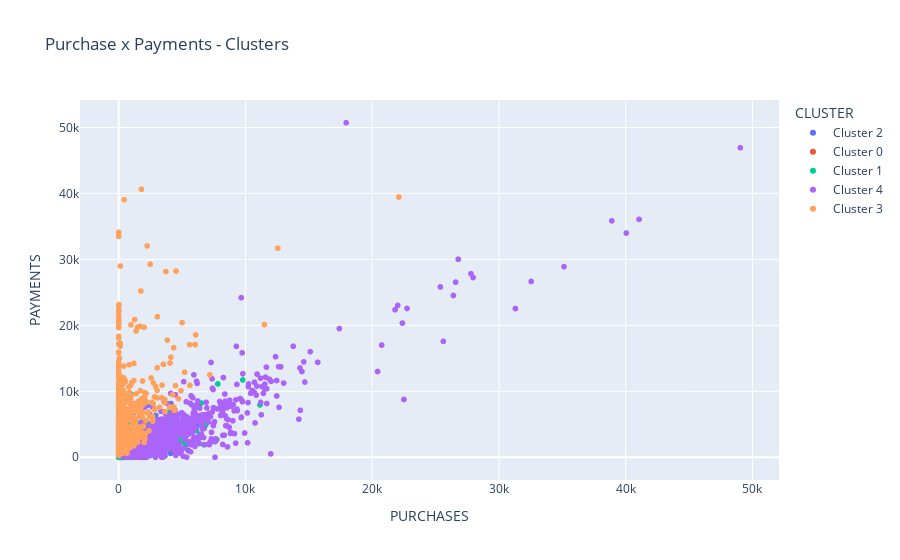

Source (notebook cell):
### Markdown cell above
# Data Visualization

### Code cell
df_credito['CLUSTER'] = labels
df_credito.replace({'CLUSTER': {0: 'Cluster 0', 1: 'Cluster 1', 2: 'Cluster 2', 3: 'Cluster 3', 4: 'Cluster 4'}}, inplace=True)

px.scatter(df_credito, x='PURCHASES', y='PAYMENTS', color='CLUSTER', title='Purchase x Payments - Clusters')

### Figure 1 — Plotly figure (JSON) as saved in the notebook; plotly's stock layout.template omitted (floating-point values rounded to 4 significant figures; data arrays with more than 128 entries replaced by an {"elided": "..."} marker saying what was removed)
{"data": [{"hovertemplate": "CLUSTER=Cluster 2<br>PURCHASES=%{x}<br>PAYMENTS=%{y}<extra></extra>", "legendgroup": "Cluster 2", "marker": {"color": "#636efa", "symbol": "circle"}, "mode": "markers", "name": "Cluster 2", "showlegend": true, "type": "scattergl", "x": {"elided": "3314 float values"}, "xaxis": "x", "y": {"elided": "3314 float values"}, "yaxis": "y"}, {"hovertemplate": "CLUSTER=Cluster 0<br>PURCHASES=%{x}<br>PAYMENTS=%{y}<extra></extra>", "legendgroup": "Cluster 0", "marker": {"color": "#EF553B", "symbol": "circle"}, "mode": "markers", "name": "Cluster 0", "showlegend": true, "type": "scattergl", "x": {"elided": "1315 float values"}, "xaxis": "x", "y": {"elided": "1315 float values"}, "yaxis": "y"}, {"hovertemplate": "CLUSTER=Cluster 1<br>PURCHASES=%{x}<br>PAYMENTS=%{y}<extra></extra>", "legendgroup": "Cluster 1", "marker": {"color": "#00cc96", "symbol": "circle"}, "mode": "markers", "name": "Cluster 1", "showlegend": true, "type": "scattergl", "x": {"elided": "1826 float values"}, "xaxis": "x", "y": {"elided": "1826 float values"}, "yaxis": "y"}, {"hovertemplate": "CLUSTER=Cluster 4<br>PURCHASES=%{x}<br>PAYMENTS=%{y}<extra></extra>", "legendgroup": "Cluster 4", "marker": {"color": "#ab63fa", "symbol": "circle"}, "mode": "markers", "name": "Cluster 4", "showlegend": true, "type": "scattergl", "x": {"elided": "1494 float values"}, "xaxis": "x", "y": {"elided": "1494 float values"}, "yaxis": "y"}, {"hovertemplate": "CLUSTER=Cluster 3<br>PURCHASES=%{x}<br>PAYMENTS=%{y}<extra></extra>", "legendgroup": "Cluster 3", "marker": {"color": "#FFA15A", "symbol": "circle"}, "mode": "markers", "name": "Cluster 3", "showlegend": true, "type": "scattergl", "x": {"elided": "1001 float values"}, "xaxis": "x", "y": {"elided": "1001 float values"}, "yaxis": "y"}], "layout": {"legend": {"title": {"text": "CLUSTER"}, "tracegroupgap": 0}, "title": {"text": "Purchase x Payments - Clusters"}, "xaxis": {"anchor": "y", "domain": [0, 1], "title": {"text": "PURCHASES"}}, "yaxis": {"anchor": "x", "domain": [0, 1], "title": {"text": "PAYMENTS"}}}}
